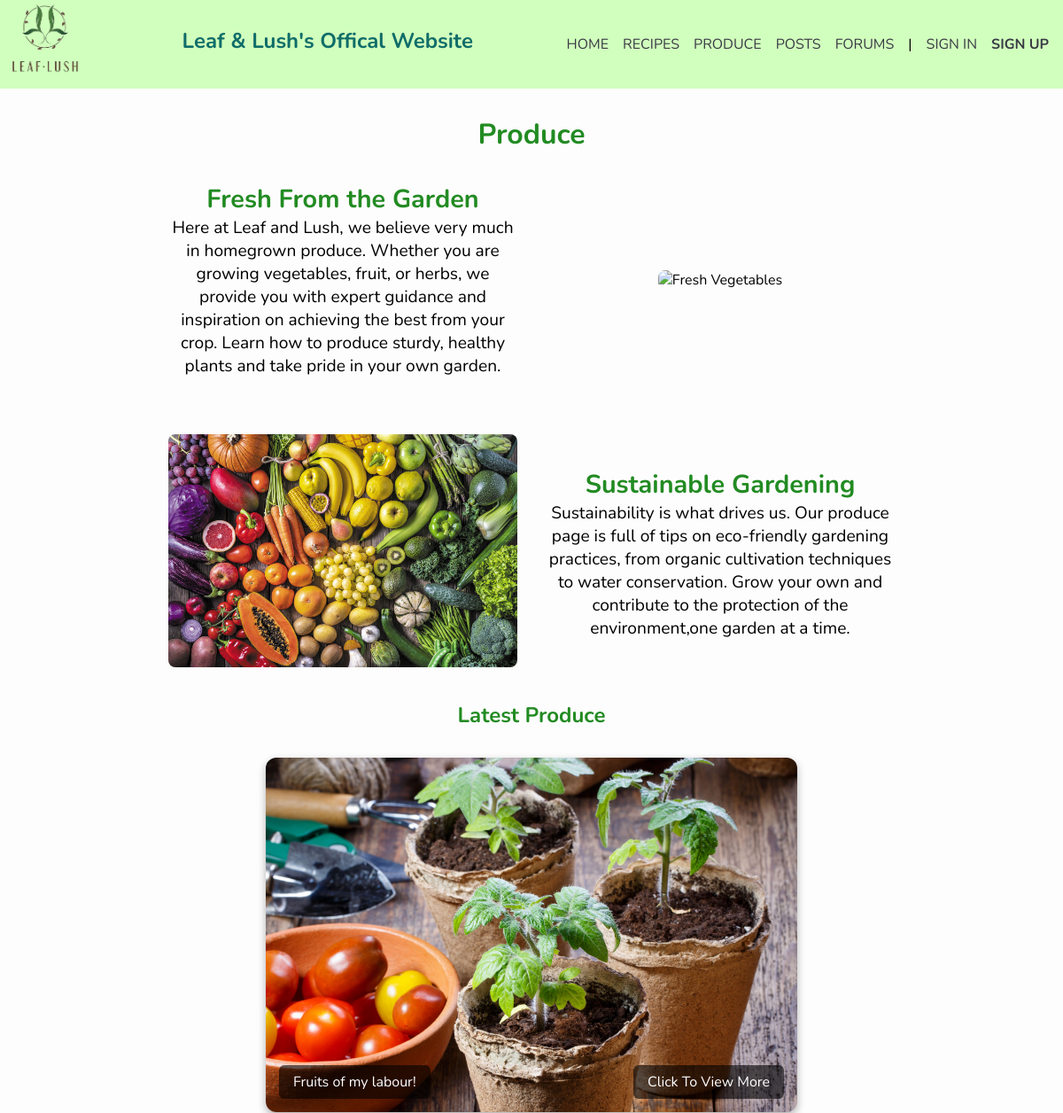
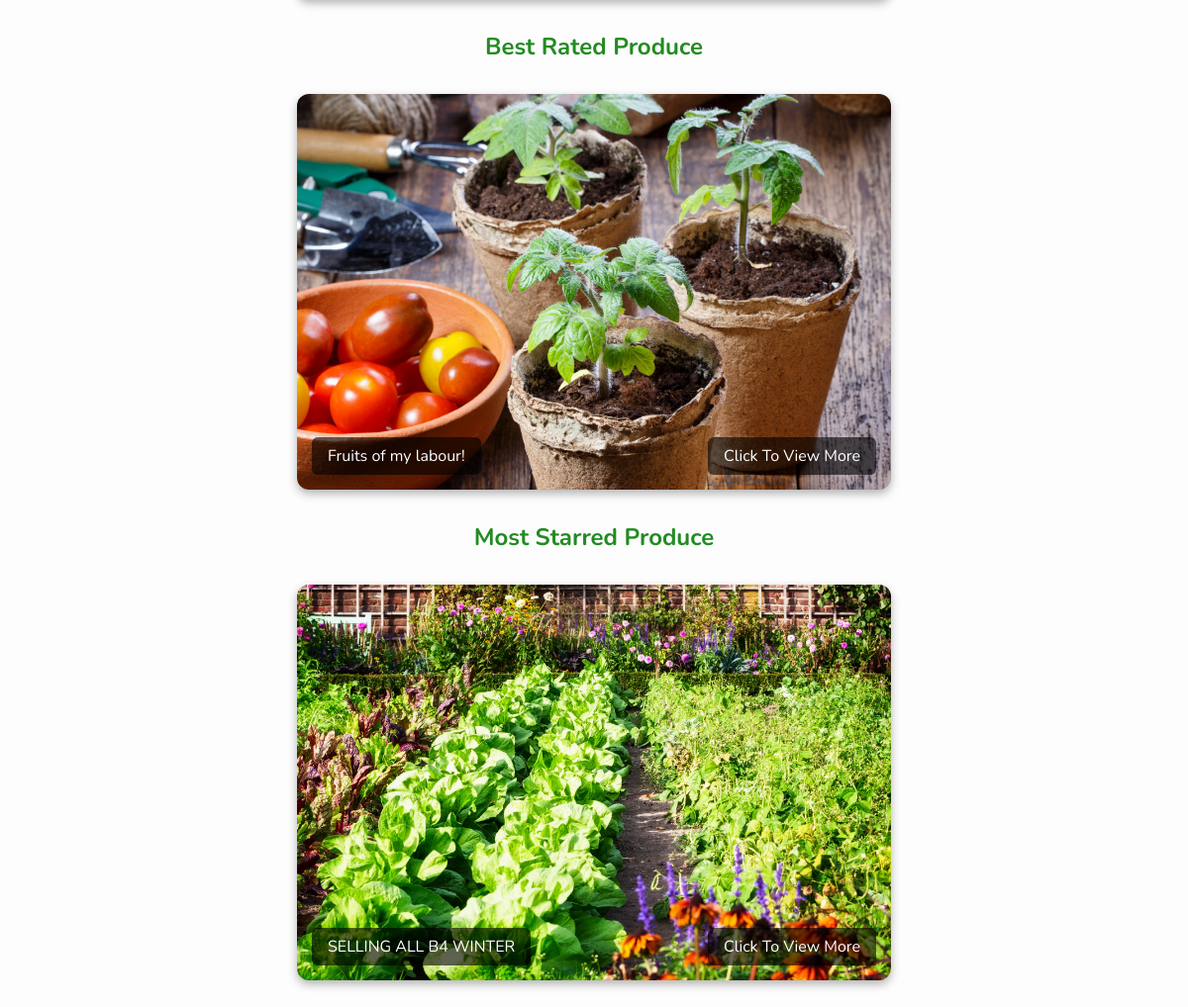
The page /produce.html on the database its author committed (2 pictures, top to bottom).
### tables this page shows
CREATE TABLE postData (
        postID INTEGER NOT NULL PRIMARY KEY,
        username TEXT NOT NULL,
        title TEXT NOT NULL,
        content TEXT NOT NULL,
        time TEXT NOT NULL DEFAULT CURRENT_TIMESTAMP,
        type TEXT NOT NULL DEFAULT "post",
        reply TEXT DEFAULT "None",
        image TEXT DEFAULT "None",
        price INTEGER DEFAULT 0,
        amount INTEGER DEFAULT 0,
        upVote TEXT DEFAULT "",
        downVote TEXT DEFAULT "",
        loveVote TEXT DEFAULT "",
        funnyVote TEXT DEFAULT "",
        ideaVote TEXT DEFAULT "",
        star TEXT DEFAULT ""
    );

### main.py (the view)
@app.route("/produce.html")
def produce():
    conn = getDBConnection()
    conn.row_factory = sqlite3.Row
    cur = conn.cursor()
    cur.execute(
        "SELECT * FROM postData WHERE type='produce' ORDER BY time DESC LIMIT 10"
    )
    latestRecipes = cur.fetchall()
    cur.execute(
        "SELECT *, CASE WHEN upVote='' OR upVote IS NULL THEN 0 ELSE LENGTH(upVote) - LENGTH(REPLACE(upVote,'-','')) + 1 END AS upvote_count "
        "FROM postData WHERE type='produce' ORDER BY upvote_count DESC LIMIT 10"
    )
    bestRated = cur.fetchall()
    cur.execute(
        "SELECT *, CASE WHEN star='' OR star IS NULL THEN 0 ELSE LENGTH(star) - LENGTH(REPLACE(star,'-','')) + 1 END AS star_count "
        "FROM postData WHERE type='produce' ORDER BY star_count DESC LIMIT 10"
    )
    mostStar = cur.fetchall()
    conn.close()
    return render_template(
        "produce.html",
        latestRecipes=latestRecipes,
        bestRated=bestRated,
        mostLoved=mostStar,
    )

### main.py (called while the page is built)
@app.context_processor
def inject_user():
    user_id = session.get("user_id")
    return dict(userID=user_id)

def getDBConnection():
    conn = sqlite3.connect(DB_PATH)
    conn.row_factory = sqlite3.Row
    return conn

### templates/produce.html (shortened to what this page needs)
{% extends 'layout.html' %} {% block content %}
<br />
<h1>Produce</h1>
<div class="produce-section">
  <div class="produce-text">
    <h2>Fresh From the Garden</h2>
    <p>
      Here at Leaf and Lush, we believe very much in homegrown produce. Whether
      you are growing vegetables, fruit, or herbs, we provide you with expert
      guidance and inspiration on achieving the best from your crop. Learn how
      to produce sturdy, healthy plants and take pride in your own garden.
    </p>
  </div>
  <div class="produce-image">
    <img
      src="{{ url_for('static', filename='assets/fruits.png') }}"
      alt="Fresh Vegetables"
    />
  </div>
</div>
<div class="produce-section reverse">
  <div class="produce-text">
    <h2>Sustainable Gardening</h2>
    <p>
      Sustainability is what drives us. Our produce page is full of tips on
      eco-friendly gardening practices, from organic cultivation techniques to
      water conservation. Grow your own and contribute to the protection of the
      environment,one garden at a time.
    </p>
  </div>
  <div class="produce-image">
    <img
      src="{{ url_for('static', filename='assets/vegetables.jpg') }}"
      alt="Fresh Fruits"
    />
  </div>
</div>
{% set sliders = [ {'id': 'latestCarousel', 'title': 'Latest Produce', 'data':
latestRecipes}, {'id': 'bestRatedCarousel', 'title': 'Best Rated Produce',
'data': bestRated}, {'id': 'mostLovedCarousel', 'title': 'Most Starred Produce',
'data': mostLoved} ] %} {% for slider in sliders %}
<div class="carousel-container">
  <h2>{{ slider.title }}</h2>
  <div class="carousel" id="{{ slider.id }}">
    <div class="carousel-images">
      {% for recipe in slider.data %}
      <div class="carousel-slide">
        <a href="{{ url_for('posts', postID=recipe.postID) }}">
          {% if recipe.image and recipe.image != 'None' %}
          <img src="{{ recipe.image }}" class="detail-image" />
          {% else %}
          <img src="/static/uploads/123/imageError.png" class="detail-image" />
          {% endif %}
        </a>
        <div class="slide-title">{{ recipe.title }}</div>
        <a href="{{ url_for('posts', postID=recipe.postID) }}" class="nav-btn">
          Click To View More
        </a>
      </div>
      {% endfor %}
    </div>
  </div>
</div>
{% endfor %}
{% endblock %}

### static/css/style.css (style rules this page uses)
* { margin: 0; padding: 0; box-sizing: border-box; }
h1 { text-align: center; color: #228B22 }
body { background: #fdfdfd; font-family: "Nunito", sans-serif; font-size: 1rem; }

### templates/produce.html (style rules this page uses)
h2 { text-align: center; color: #228b22; }
.carousel-slide .slide-title { position: absolute; bottom: 15px; left: 15px; color: white; background: rgba(0, 0, 0, 0.6); padding: 0.5rem 1rem; border-radius: 6px; font-size: 1rem; }
.carousel-slide .nav-btn { position: absolute; bottom: 15px; right: 15px; background: rgba(0, 0, 0, 0.6); color: white; padding: 0.5rem 1rem; border-radius: 6px; text-decoration: none; opacity: 0; transition: opacity 0.3s; }
.carousel-slide { position: relative; flex-shrink: 0; width: 100%; height: 100%; }
.carousel-slide .nav-btn { position: absolute; bottom: 15px; right: 15px; transform: none; background: rgba(0, 0, 0, 0.6); color: white; padding: 0.5rem 1rem; border-radius: 6px; text-decoration: none; transition: opacity 0.3s; opacity: 0; }
.carousel-slide:hover .nav-btn, .carousel:hover button, .carousel-slide .nav-btn, .carousel:hover .dots { opacity: 1; }
.produce-section { display: flex; align-items: center; justify-content: center; gap: 2rem; padding: 2rem; }
.produce-section.reverse { flex-direction: row-reverse; }
.produce-text { flex: 1; font-size: 1.2rem; }
.produce-image { flex: 1; }
.produce-image img { width: 100%; height: auto; border-radius: 8px; }
.carousel { position: relative; width: 600px; height: 400px; overflow: hidden; border-radius: 12px; box-shadow: 0 4px 10px rgba(0, 0, 0, 0.3); margin: 2rem auto; }
.carousel-images { display: flex; width: 100%; height: 100%; transition: transform 0.5s ease-in-out; }
.carousel-images img { width: 600px; height: 400px; object-fit: cover; flex-shrink: 0; }

### rows shown on the page
postData: image (picture), title "Fruits of my labour!"
postData: image (picture), title "SELLING ALL B4 WINTER"

### other values the page prints
{{ slider.title }} "Latest Produce" "Best Rated Produce" "Most Starred Produce"
